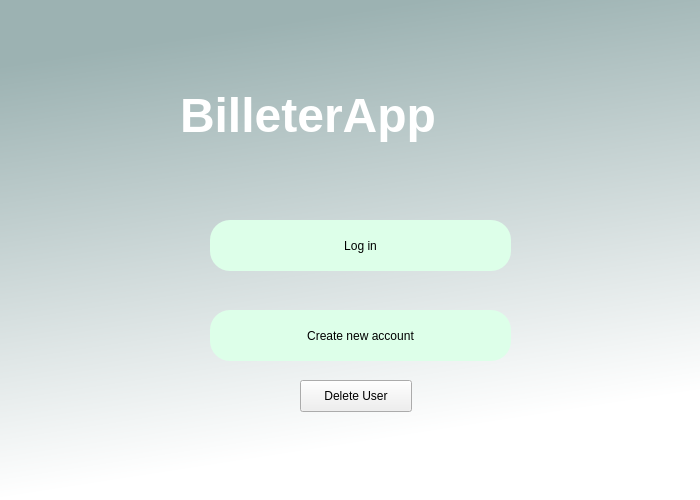
<?xml version="1.0" encoding="UTF-8"?>
<ui version="4.0">
 <class>BilleteraApp</class>
 <widget class="QDialog" name="BilleteraApp">
  <property name="geometry">
   <rect>
    <x>0</x>
    <y>0</y>
    <width>700</width>
    <height>500</height>
   </rect>
  </property>
  <property name="windowTitle">
   <string>Dialog</string>
  </property>
  <property name="sizeGripEnabled">
   <bool>false</bool>
  </property>
  <property name="modal">
   <bool>false</bool>
  </property>
  <widget class="QWidget" name="widget" native="true">
   <property name="geometry">
    <rect>
     <x>0</x>
     <y>0</y>
     <width>700</width>
     <height>500</height>
    </rect>
   </property>
   <property name="styleSheet">
    <string notr="true">QWidget#widget{
background-color:qlineargradient(spread:pad, x1:0, y1:0, x2:0.207, y2:0.954545, stop:0.132159 rgba(156, 178, 178, 255), stop:1 rgba(255, 255, 255, 255))}</string>
   </property>
   <widget class="QLabel" name="label">
    <property name="geometry">
     <rect>
      <x>180</x>
      <y>80</y>
      <width>421</width>
      <height>71</height>
     </rect>
    </property>
    <property name="text">
     <string>&lt;html&gt;&lt;head/&gt;&lt;body&gt;&lt;p&gt;&lt;span style=&quot; font-size:36pt; font-weight:600; color:#ffffff;&quot;&gt;BilleterApp&lt;/span&gt;&lt;/p&gt;&lt;/body&gt;&lt;/html&gt;</string>
    </property>
   </widget>
   <widget class="QPushButton" name="login_button">
    <property name="geometry">
     <rect>
      <x>210</x>
      <y>220</y>
      <width>301</width>
      <height>51</height>
     </rect>
    </property>
    <property name="cursor">
     <cursorShape>PointingHandCursor</cursorShape>
    </property>
    <property name="styleSheet">
     <string notr="true">border-radius:20px;
background-color:rgb(221, 255, 233);</string>
    </property>
    <property name="text">
     <string>Log in</string>
    </property>
   </widget>
   <widget class="QPushButton" name="create_account_button">
    <property name="geometry">
     <rect>
      <x>210</x>
      <y>310</y>
      <width>301</width>
      <height>51</height>
     </rect>
    </property>
    <property name="cursor">
     <cursorShape>PointingHandCursor</cursorShape>
    </property>
    <property name="styleSheet">
     <string notr="true">border-radius:20px;
background-color:rgb(221, 255, 233);</string>
    </property>
    <property name="text">
     <string>Create new account</string>
    </property>
   </widget>
   <widget class="QPushButton" name="delete_user_button">
    <property name="geometry">
     <rect>
      <x>300</x>
      <y>380</y>
      <width>112</width>
      <height>32</height>
     </rect>
    </property>
    <property name="text">
     <string>Delete User</string>
    </property>
   </widget>
  </widget>
 </widget>
 <resources/>
 <connections/>
</ui>
